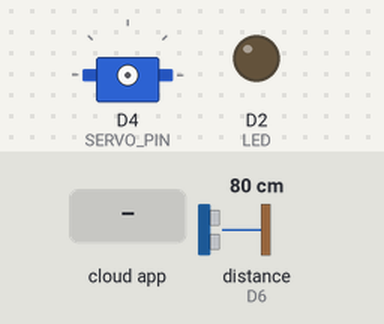
The sketch below on a simulated ESP8266 (NodeMCU). Parts: servo, output pins drawn as LEDs (lit = HIGH). Inputs (shaded band) come from the test bench; at power-on: distance to the obstacle (sensor on D6) 80 cm. The echo pulse lasts 58.3 µs per cm; WiFi joins after 1.5 s; servers stay silent unless stated; network time is answered at once with the bench clock; the local clock reads 2024-03-15 10:24:30 at power-on unless the sketch sets it; no MQTT or app messages arrive unless stated; pins used as bus, display or sensor lines are not drawn; what the sketch prints to the serial monitor is not drawn.

Above: at 0.1 s.
At 2.7 s:
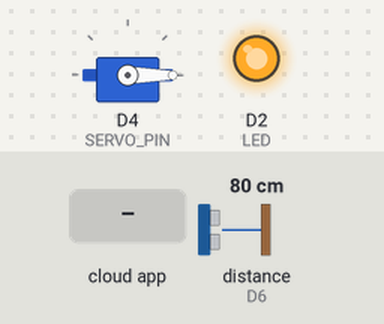
2.8 s: the phone or cloud app sets onoff to ON
At 3.9 s:
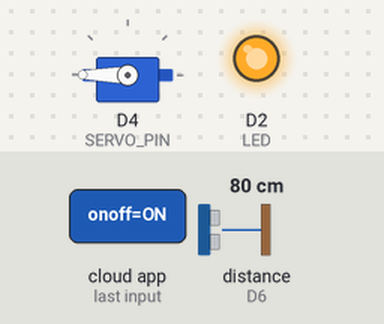
6.3 s: the phone or cloud app sets scheduled_feed to ON
Timing chart, 0 to 9.3 s (numbered marks = the images above; inputs shaded):
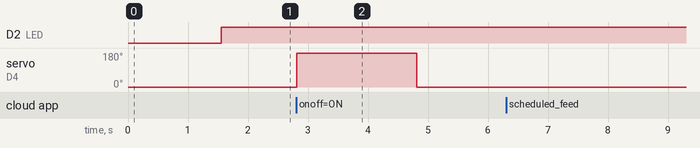

The sketch:

petFeeder.ino
```cpp
#include <ESP8266WiFi.h>
#include "Adafruit_MQTT.h"
#include "Adafruit_MQTT_Client.h"
#include <Servo.h>
#include <NTPClient.h>
#include <WiFiUdp.h>

// WiFi Credentials
#define WIFI_SSID "D03CDialog1-6022"
#define WIFI_PASS "tharu4567"

// Adafruit IO Credentials
#define MQTT_SERV "io.adafruit.com"
#define MQTT_PORT 1883
#define MQTT_NAME "36IXTY"
#define MQTT_PASS "aio_HTOG529eFA6B6OdTifUEW3QuKXhS"

// WiFi & MQTT Clients
WiFiClient client;
Adafruit_MQTT_Client mqtt(&client, MQTT_SERV, MQTT_PORT, MQTT_NAME, MQTT_PASS);

// MQTT Feeds
Adafruit_MQTT_Subscribe onoff = Adafruit_MQTT_Subscribe(&mqtt, MQTT_NAME "/f/onoff");
Adafruit_MQTT_Subscribe scheduled_feed = Adafruit_MQTT_Subscribe(&mqtt, MQTT_NAME "/f/scheduled_feed");
Adafruit_MQTT_Publish feed_count = Adafruit_MQTT_Publish(&mqtt, MQTT_NAME "/f/feed_count");
Adafruit_MQTT_Publish feed_timestamp = Adafruit_MQTT_Publish(&mqtt, MQTT_NAME "/f/feed_timestamp");
Adafruit_MQTT_Publish food_level = Adafruit_MQTT_Publish(&mqtt, MQTT_NAME "/f/food_level");

// Servo Motor
Servo feederServo;
#define SERVO_PIN D4

// Ultrasonic Sensor
#define TRIG_PIN D5
#define ECHO_PIN D6

// Pet Feeder Ready LED
#define LED D2

// Variables
int feedCounter = 0;
bool scheduledFeeding = false;
unsigned long lastFeedTime = 0;

// NTP Client Setup
WiFiUDP ntpUDP;
NTPClient timeClient(ntpUDP, "pool.ntp.org", 19800, 60000);
int lastResetDay = -1;

void setup() {
  Serial.begin(9600);
  WiFi.begin(WIFI_SSID, WIFI_PASS);
  while (WiFi.status() != WL_CONNECTED) {
    delay(500);
    Serial.print(".");
  }
  Serial.println("Connected to WiFi");

  mqtt.subscribe(&onoff);
  mqtt.subscribe(&scheduled_feed);

  feederServo.attach(SERVO_PIN);
  feederServo.write(0);

  pinMode(TRIG_PIN, OUTPUT);
  pinMode(ECHO_PIN, INPUT);
  pinMode(LED, OUTPUT);

  timeClient.begin();
}

void loop() {
  MQTT_connect();
  timeClient.update();
  int currentHour = timeClient.getHours();
  int currentMinute = timeClient.getMinutes();
  int currentDay = timeClient.getDay();

  // Reset Feed Count at Midnight
  if (currentHour == 0 && currentMinute == 0 && currentDay != lastResetDay) {
    feedCounter = 0;
    publishFeedCount();
    lastResetDay = currentDay;
    Serial.println("Feed count reset at midnight.");
  }

  // Process MQTT messages
  Adafruit_MQTT_Subscribe *subscription;
  while ((subscription = mqtt.readSubscription(5000))) {
    if (subscription == &onoff) {
      handleManualFeeding();
    }
    if (subscription == &scheduled_feed) {
      scheduledFeeding = strcmp((char*)scheduled_feed.lastread, "ON") == 0;
      Serial.println(scheduledFeeding ? "Scheduled Feeding Enabled" : "Scheduled Feeding Disabled");
    }
  }

  // Scheduled Feeding Every 6 Hours
  if (scheduledFeeding && millis() - lastFeedTime >= 21600000) {
    handleManualFeeding();
    lastFeedTime = millis();
  }

  // Publish Food Level
  publishFoodLevel();

  if (!mqtt.ping()) {
    mqtt.disconnect();
  }
}

void MQTT_connect() {
  int8_t ret;
  if (mqtt.connected()) return;

  Serial.print("Connecting to MQTT... ");
  uint8_t retries = 3;
  while ((ret = mqtt.connect()) != 0) {
    Serial.println(mqtt.connectErrorString(ret));
    Serial.println("Retrying MQTT connection in 5 seconds...");
    mqtt.disconnect();
    delay(5000);
    if (--retries == 0) while (1);
  }
  Serial.println("MQTT Connected!");
  digitalWrite(LED, HIGH);
}

void handleManualFeeding() {
  feederServo.write(180);
  delay(2000);
  feederServo.write(0);
  feedCounter++;
  publishFeedCount();
  publishFeedTimestamp();
}

void publishFeedCount() {
  if (!feed_count.publish(feedCounter)) {
    Serial.println("Failed to publish feed count");
  } else {
    Serial.print("Feed Count Published: ");
    Serial.println(feedCounter);
  }
}

void publishFeedTimestamp() {
  String timestamp = timeClient.getFormattedTime();
  if (!feed_timestamp.publish(timestamp.c_str())) {
    Serial.println("Failed to publish feed timestamp");
  } else {
    Serial.print("Feed Timestamp Published: ");
    Serial.println(timestamp);
  }
}

void publishFoodLevel() {
  digitalWrite(TRIG_PIN, LOW);
  delayMicroseconds(2);
  digitalWrite(TRIG_PIN, HIGH);
  delayMicroseconds(10);
  digitalWrite(TRIG_PIN, LOW);

  long duration = pulseIn(ECHO_PIN, HIGH);
  int distance = duration * 0.034 / 2; // Convert to cm

  const int MAX_DEPTH = 6;
  const int MIN_DEPTH = 1;

  int foodLevel = map(distance, MIN_DEPTH, MAX_DEPTH, 100, 0);

  foodLevel = constrain(foodLevel, 0, 100);

  if (!food_level.publish(foodLevel)) {
    Serial.println("Failed to publish food level");
  } else {
    Serial.print("Food Level Published: ");
    Serial.print(foodLevel);
    Serial.println("%");
  }
}
```

Measured:
- after the input at 2.8 s, servo on D4 (SERVO_PIN): 0° → 180° at once, → 0° 2.0 s later
- after the input at 6.3 s, every drawn part: stays the same
